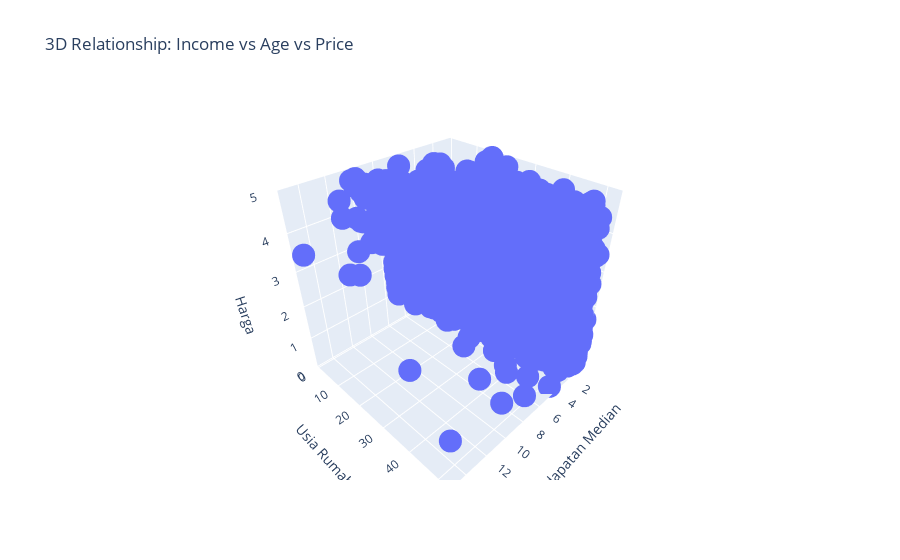

The code cell stored with this chart in its notebook:
### Markdown cell above
# EDA

### Code cell
# 1.1 3D Surface Plot untuk hubungan kompleks
fig = px.scatter_3d(
    x=X['MedInc'], 
    y=X['HouseAge'], 
    z=y,
    labels={'x':'Pendapatan Median', 'y':'Usia Rumah', 'z':'Harga'},
    title="3D Relationship: Income vs Age vs Price"
)
fig.update_layout(scene=dict(zaxis=dict(range=[0,5])))
fig.show()

### Figure 1 — Plotly figure (JSON) as saved in the notebook; plotly's stock layout.template omitted (floating-point values rounded to 4 significant figures; data arrays with more than 128 entries replaced by an {"elided": "..."} marker saying what was removed)
{"data": [{"hovertemplate": "Pendapatan Median=%{x}<br>Usia Rumah=%{y}<br>Harga=%{z}<extra></extra>", "legendgroup": "", "marker": {"color": "#636efa", "symbol": "circle"}, "mode": "markers", "name": "", "scene": "scene", "showlegend": false, "type": "scatter3d", "x": {"elided": "20640 float values"}, "y": {"elided": "20640 int values"}, "z": {"elided": "20640 float values"}}], "layout": {"legend": {"tracegroupgap": 0}, "scene": {"domain": {"x": [0, 1], "y": [0, 1]}, "xaxis": {"title": {"text": "Pendapatan Median"}}, "yaxis": {"title": {"text": "Usia Rumah"}}, "zaxis": {"range": [0, 5], "title": {"text": "Harga"}}}, "title": {"text": "3D Relationship: Income vs Age vs Price"}}}
